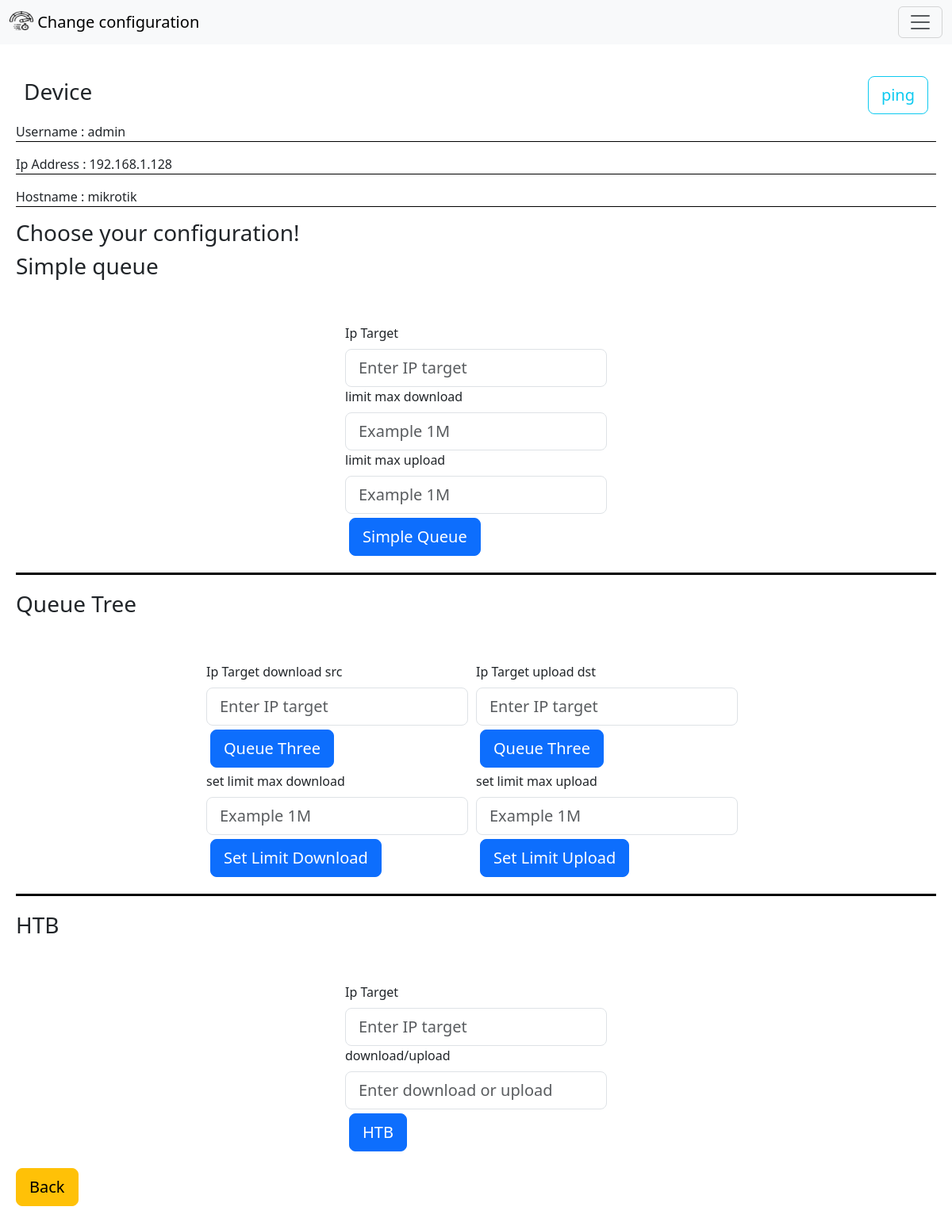
The page /config/4 on the database its author committed.
### network_automation/models.py (models this page shows, shortened)
class Device(models.Model):
    ip_address = models.CharField(max_length=255)
    hostname = models.CharField(max_length=255)
    username = models.CharField(max_length=255)
    password = models.CharField(max_length=255)
    CONFIG_CHOICES = [
        ('simple_queue', 'Simple Queue'),
        ('queue_three', 'Queue Three'),
        ('HTB', 'HTB'),
    ]
    config = models.CharField(max_length=255, choices=CONFIG_CHOICES, default='default')

### network_automation/views.py (the view, shortened to what this page needs)
# urls.py: path('config/<str:id_device>', views.config, name="config"),
def config(request, id_device):
    device = get_object_or_404(Device, id=id_device)
    messages.error(request, "Failed to edit device")
    context = {
        'title' : "Edit Config",
        'active_devices' : 'active',
        'device' : device
    }
    return render(request, 'config.html', context)

### network_automation/templates/config.html (shortened to what this page needs)
<!doctype html>
<html lang="en">
  <head>
    <link href="https://cdn.jsdelivr.net/npm/bootstrap@5.3.2/dist/css/bootstrap.min.css" rel="stylesheet">
    <link rel="stylesheet" href="/static/css/style.css">
  </head>
  <body>
   <div class="container-navbar">
    <nav class="navbar bg-body-tertiary">
        <div class="container-fluid">
          <a class="navbar-brand" href="#">
            <img src="/static/image/bandwidth.png" alt="Logo" width="30" height="24" class="d-inline-block align-text-top">
          Change configuration
          </a>
          <button class="navbar-toggler" type="button" data-bs-toggle="collapse" data-bs-target="#navbarNavDropdown" aria-controls="navbarNavDropdown" aria-expanded="false" aria-label="Toggle navigation">
            <span class="navbar-toggler-icon"></span>
          </button>
        </div>
      </nav>
   </div>
   <div class="container-input">
<form action="{% url 'simple' id_device=device.id %}" method="post">
    <div class="content-config" style="margin: 10px;">
      <div class="title" style="display: flex; justify-content: space-between;  align-items: center;">
          <h3>Device</h3>
          <a href="{% url 'ping' id_device=device.id %}" class="btn btn-lg btn-outline-info">ping</a>
      </div>
  </div>
    <p style="border-bottom: 1px solid black;">Username   : {{ device.username }}</p>
    <p style="border-bottom: 1px solid black;">Ip Address : {{ device.ip_address }}</p>
    <p style="border-bottom: 1px solid black;">Hostname   : {{ device.hostname }}</p>
    <h3 style="grid-column: 1;">Choose your configuration!</h3>
    <h3>Simple queue</h3>
    <div class="d-flex justify-content-center pt-4"style="border-bottom: solid black;">
      <div class="d-flex justify-content-center pt-4" >
        <div class="mb-3">
          <label class="form-label">Ip Target</label>
          <input class="form-control form-control-lg" type="text" name="target_simple_queue" id="target_simple_queue" placeholder="Enter IP target" />
          <label class="form-label">limit max download</label>
          <input class="form-control form-control-lg" type="text" name="simple_que_max_down" id="simple_que_max_down" placeholder="Example 1M" />
          <label class="form-label">limit max upload</label>
          <input class="form-control form-control-lg" type="text" name="simple_que_max_up" id="simple_que_max_up" placeholder="Example 1M" />
          <button  type="submit" class="btn btn-lg btn-primary" style="margin: 5px;max-height: 50px;" name="config" value="simple_queue">Simple Queue</button>
        </div>
    </div>
 </div>
<h3 style="padding-top: 20px;">Queue Tree</h3>
  <div class="d-flex justify-content-center pt-4" style="border-bottom: solid black;" >
    <div class="d-flex justify-content-center pt-4" >
      <div class="mb-3">
        <label class="form-label">Ip Target download src</label>
        <input class="form-control form-control-lg" type="text" name="target_queue_three" id="target_queue_three" placeholder="Enter IP target" />
        <button type="submit" class="btn btn-lg btn-primary" style="margin: 5px; max-height: 50px; " name="config" value="queue_three">Queue Three</button>
        <br>
        <label class="form-label">set limit max download</label>
        <input class="form-control form-control-lg" type="text" name="qtreeSetdown" id="qtreeSetdown" placeholder="Example 1M" />
        <button type="submit" class="btn btn-lg btn-primary" style="margin: 5px; max-height: 50px; " name="config" value="Qtree_setDown">Set Limit Download</button>
      </div>
      <div class="mb-3" style="padding: 0px 10px;">
        <label class="form-label">Ip Target upload dst</label>
        <input class="form-control form-control-lg" type="text" name="Qt_upload" id="Qt_upload" placeholder="Enter IP target" />
        <button type="submit" class="btn btn-lg btn-primary" style="margin: 5px; max-height: 50px; " name="config" value="Qt_upload">Queue Three</button>
        <br>
        <label class="form-label">set limit max upload</label>
        <input class="form-control form-control-lg" type="text" name="qtreeSetUP" id="qtreeSetUP" placeholder="Example 1M" />
        <button type="submit" class="btn btn-lg btn-primary" style="margin: 5px; max-height: 50px; " name="config" value="Qtree_setUplod">Set Limit Upload</button>
      </div>
    </div>
 </div>
 <h3 style="padding-top: 20px;">HTB</h3>
      <div class="d-flex justify-content-center pt-4">
        <div class="d-flex justify-content-center pt-4">
          <div class="mb-3">
            <label class="form-label">Ip Target</label>
            <input class="form-control form-control-lg" type="text" name="target_htb" id="target_htb" placeholder="Enter IP target" />
            <label class="form-label">download/upload</label>
            <input class="form-control form-control-lg" type="text" name="condition" id="condition" placeholder="Enter download or upload" />
            <button type="submit" class="btn btn-lg btn-primary" style="margin: 5px; max-height: 50px;" name="config" value="HTB">HTB</button>
          </div>
        </div>
      </div>
        <a href="/" class="btn btn-lg btn-warning">Back</a>
</form>
  </body>
</html>

### static/css/style.css (style rules this page uses)
.container-input { padding: 20px; margin-top: 10px; }

### rows shown on the page
Device: username "admin", ip_address "192.168.1.128", hostname "mikrotik"
